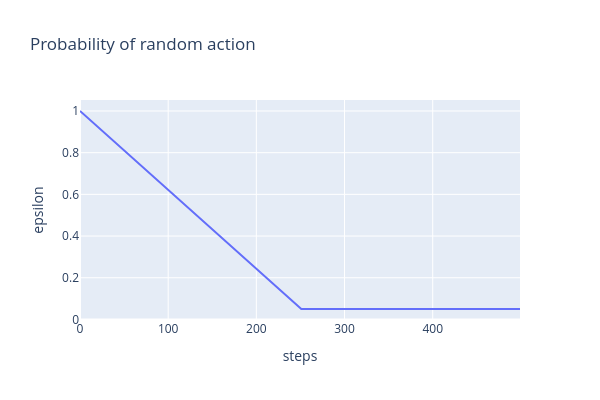

Notebook code cell kept with this figure:
### Markdown cell above
### Exercise - implement linear scheduler

> ```yaml
> Difficulty: 🔴⚪⚪⚪⚪
> Importance: 🔵🔵⚪⚪⚪
> 
> You should spend up to 5-10 minutes on this exercise.
> ```

For now, implement the basic linearly decreasing exploration schedule.

### Code cell
def linear_schedule(
    current_step: int,
    start_e: float,
    end_e: float,
    exploration_fraction: float,
    total_timesteps: int,
) -> float:
    """
    Return the appropriate epsilon for the current step.

    Epsilon should be start_e at step 0 and decrease linearly to end_e at step (exploration_fraction
    * total_timesteps). In other words, we are in "explore mode" with start_e >= epsilon >= end_e
    for the first `exploration_fraction` fraction of total timesteps, and then stay at end_e for the
    rest of training.
    """

    return start_e + (end_e - start_e) * min(current_step / (exploration_fraction * total_timesteps), 1)


epsilons = [
    linear_schedule(step, start_e=1.0, end_e=0.05, exploration_fraction=0.5, total_timesteps=500)
    for step in range(500)
]
line(
    epsilons,
    labels={"x": "steps", "y": "epsilon"},
    title="Probability of random action",
    height=400,
    width=600,
)

tests.test_linear_schedule(linear_schedule)

### Figure 1 — Plotly figure (JSON) as saved in the notebook; plotly's stock layout.template omitted (floating-point values rounded to 4 significant figures; data arrays with more than 128 entries replaced by an {"elided": "..."} marker saying what was removed)
{"data": [{"hovertemplate": "steps=%{x}<br>epsilon=%{y}<extra></extra>", "legendgroup": "", "line": {"color": "#636efa", "dash": "solid"}, "marker": {"symbol": "circle"}, "mode": "lines", "name": "", "orientation": "v", "showlegend": false, "type": "scatter", "x": {"elided": "500 int values"}, "xaxis": "x", "y": {"elided": "500 float values"}, "yaxis": "y"}], "layout": {"height": 400, "hovermode": "x unified", "legend": {"tracegroupgap": 0}, "title": {"text": "Probability of random action"}, "width": 600, "xaxis": {"anchor": "y", "domain": [0, 1], "title": {"text": "steps"}}, "yaxis": {"anchor": "x", "domain": [0, 1], "title": {"text": "epsilon"}}}}
